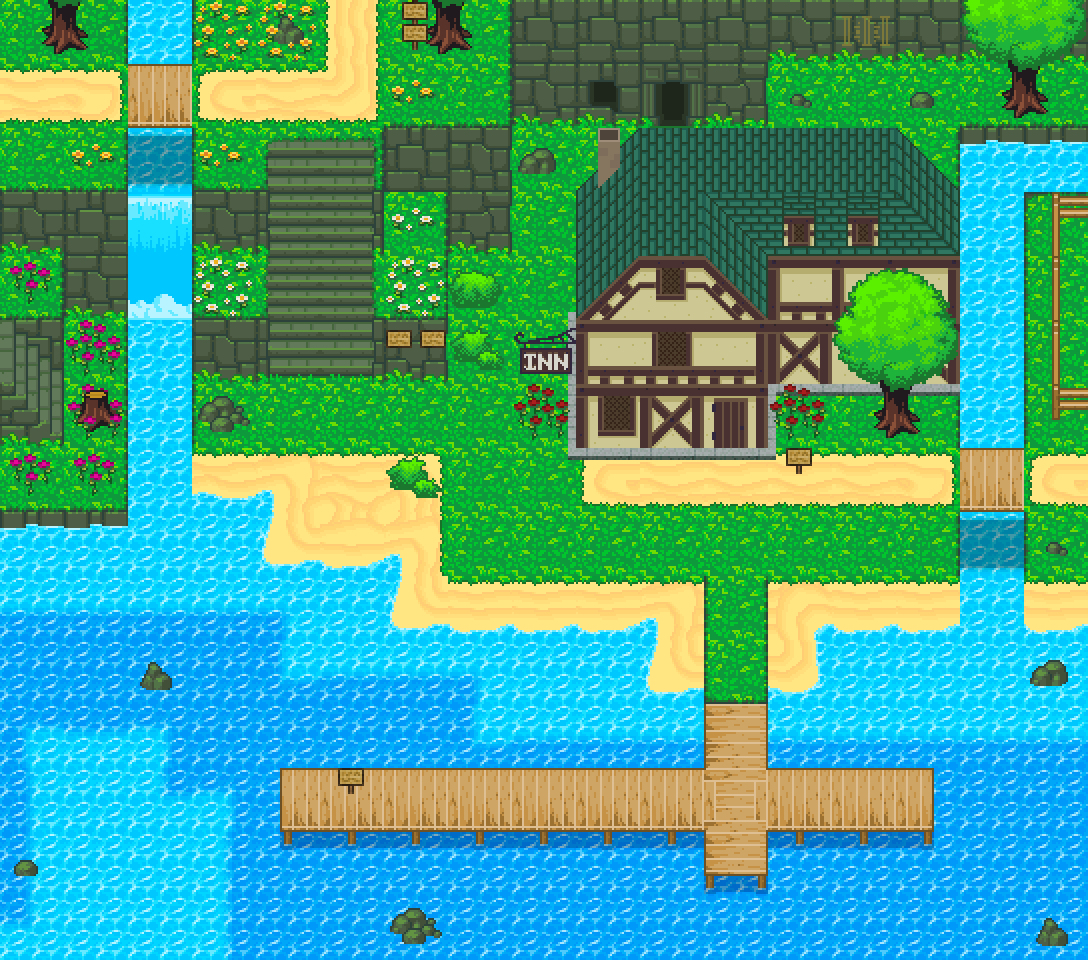

A 2D game scene composited from a Tiled map and its tileset images. What follows is a short description and the map's XML, with each tile layer's data collapsed to a summary:
An orthogonal 34x30 tile map with 32x32 px tiles, 3 tile layers (Water, Objects, Background), 2 tilesets.

<map version="1.0" tiledversion="1.1.2" orientation="orthogonal" renderorder="right-down" width="34" height="30" tilewidth="32" tileheight="32" infinite="0" nextobjectid="1">
 <tileset firstgid="1" source="mmap.tsx" />
 <tileset firstgid="1021" source="mmap.tsx" />
 <layer name="Water" width="34" height="30">
  <data>[1020 cells, 414 non-empty, 414 distinct tile ids]</data>
 </layer>
 <layer name="Objects" width="34" height="30">
  <data>[1020 cells, 241 non-empty, 241 distinct tile ids]</data>
 </layer>
 <layer name="Background" width="34" height="30">
  <data>[1020 cells, 365 non-empty, 365 distinct tile ids]</data>
 </layer>
</map>
